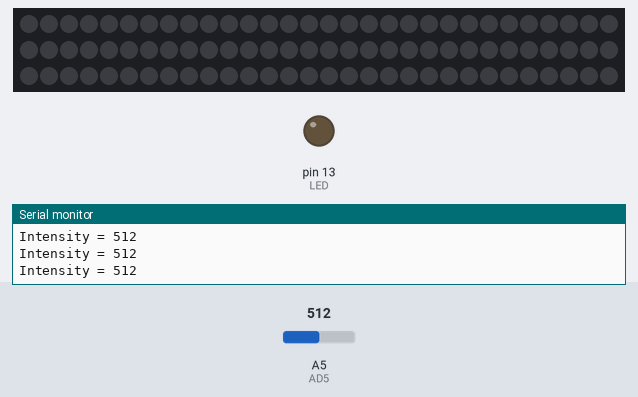
A sketch run on a simulated Arduino Uno, built with avr-gcc and run on an emulated ATmega328P. On the bench: 90 RGB LEDs in strip order, left to right, continuing on the next row, output pins drawn as LEDs (lit = HIGH), the last lines printed to the serial monitor. The inputs (shaded band) are chosen by the test bench; at power-on: A5 (AD5) = 512.

Above: at 1.3 s.
1.4 s: A5 (AD5) set to 961
3.2 s: A5 (AD5) set to 989
At 4.62 s:
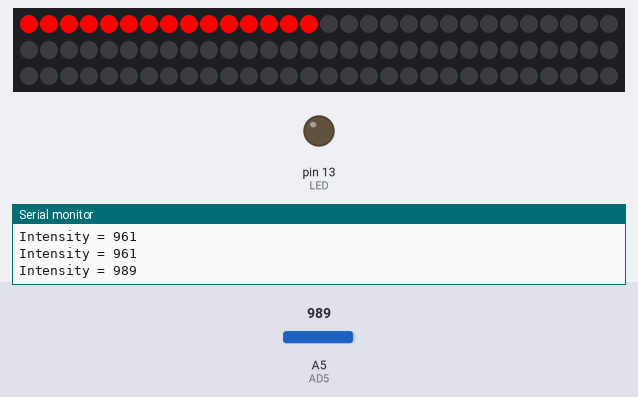
At 5.32 s:
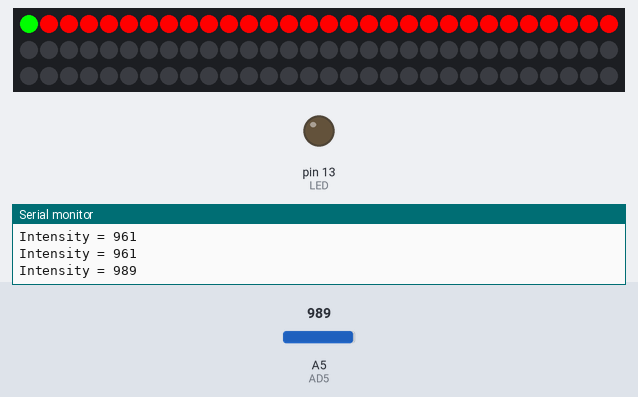
6.2 s: A5 (AD5) set to 960
9.2 s: A5 (AD5) set to 980
At 9.98 s:
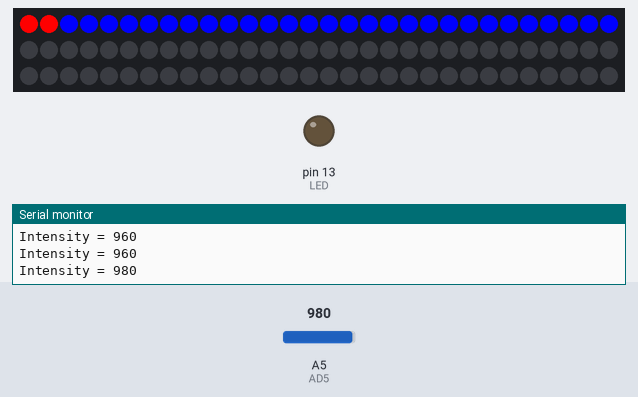

Measured:
- the behaviour switches between 970 and 971 on A5 (AD5) (found by bisection; images 0 and 1)
- after the input at 3.2 s, the LEDs: first change after 0.81 s (image 1 shows a later state)
- after the input at 9.2 s, the LEDs: first change after 0.74 s (image 3 shows a later state)

The sketch:

just-light.ino
```cpp
#include <FastLED.h>
#define AD5 A5
#define LED 13
#define LED_PIN     7
#define NUM_LEDS    90
int Intensity = 0;


CRGB leds[NUM_LEDS];
void setup() {
  pinMode(LED,OUTPUT);
  Serial.begin(9600);

  FastLED.addLeds<WS2812, LED_PIN, GRB>(leds, NUM_LEDS);
}
void loop() {
  Intensity = analogRead(AD5);
  Serial.print("Intensity = ");
  Serial.println(Intensity);
  delay(500);
  if (Intensity > 970){
  // Red
  for (int i = 0; i <= 29; i++) {
    leds[i] = CRGB ( 255, 0, 0);
    FastLED.show();
    delay(40);
  }

  // Green
  for (int i = 0; i <= 29; i++) {
    leds[i] = CRGB ( 0, 255, 0);
    FastLED.show();
    delay(40);
  }

  //  Blue
  for (int i = 0; i <= 29; i++) {
    leds[i] = CRGB ( 0, 0, 255);
    FastLED.show();
    delay(40);
  }
  }
  if (Intensity < 970){
  }

}
```
